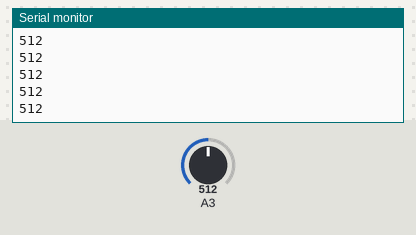
The sketch below on a simulated Arduino Uno, built with avr-gcc and run on an emulated ATmega328P. Shown: the last lines printed to the serial monitor. The test bench sets the inputs (shaded band); at power-on: A3 = 512.

Above: at 1.2 s.
1.3 s: A3 set to 716
At 1.31 s:
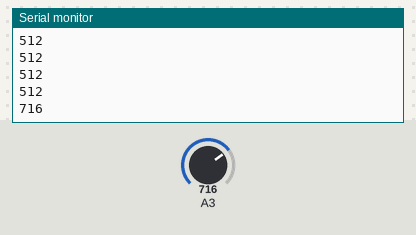
2.8 s: A3 set to 900
At 2.81 s:
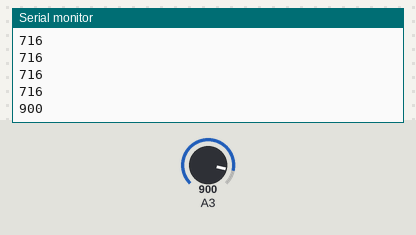
Timing chart, 0 to 5.8 s (numbered marks = the images above; inputs shaded):
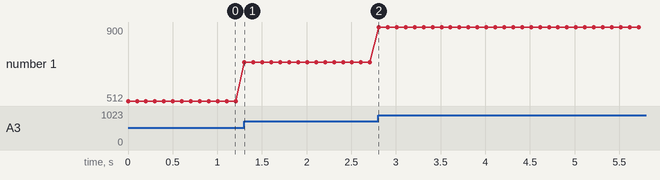

Measured:
- after the input at 1.3 s, the serial monitor: prints a new line at once (image 1)
- after the input at 2.8 s, the serial monitor: prints a new line at once (image 2)
- plotted number 1: 512 → 716 after the input at 1.3 s, 716 → 900 after the input at 2.8 s

The sketch:

Project_29.1.ino
```cpp
volatile int item = 0;

void setup()
{
  Serial.begin(9600);//设置波特率
}

void loop()
{
  item = analogRead(A3);//读取传感器器的值
  Serial.println(item);//打印值
  delay(100);//延时100MS
}
```
